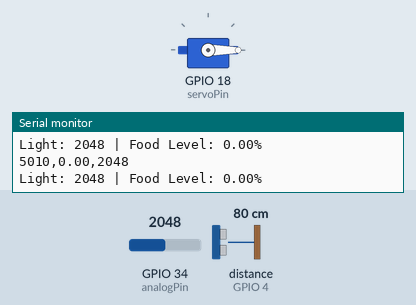
Simulated run of this sketch. Board: ESP32. On the bench: servo, the last lines printed to the serial monitor. Wiring (inferred from the names in the program): ultrasonic range finder: trigger GPIO 5; echo GPIO 4. The inputs (shaded band) are chosen by the test bench; at power-on: GPIO 34 (analogPin) = 2048, distance to the obstacle (sensor on GPIO 4) 80 cm. The echo pulse lasts 58.3 µs per cm.

Above: at 5.8 s.
5.9 s: GPIO 34 (analogPin) set to 1947
At 10.4 s:
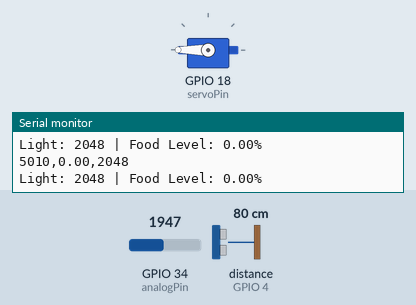
16.7 s: GPIO 34 (analogPin) set to 2040
At 18.4 s:
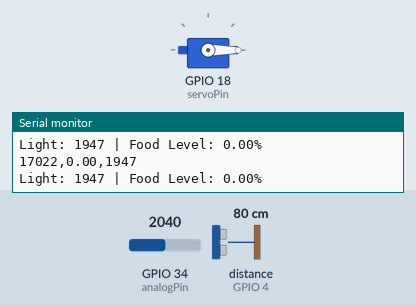
22.7 s: GPIO 34 (analogPin) set to 1960
At 27.6 s:
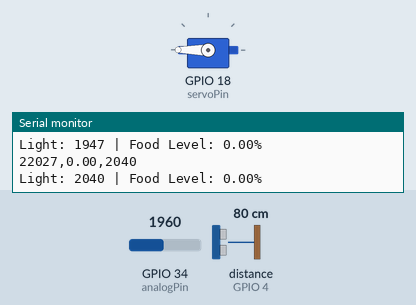
Timing chart, 0 to 39.5 s (numbered marks = the images above; inputs shaded):
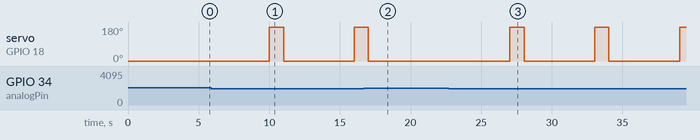

The sketch:

sketch_jun12a.ino
```cpp
#include <ESP32Servo.h>

// Pin definitions
const int analogPin = 34;    // MH sensor analog output
const int servoPin = 18;     // Servo control pin
const int trigPin = 5;       // HC-SR04 Trigger pin
const int echoPin = 4;       // HC-SR04 Echo pin

// Constants
const int LIGHT_THRESHOLD = 2000;  // Threshold for light sensor (0-4095)
const int SERVO_OPEN_ANGLE = 180;  // Angle to dispense food
const int SERVO_CLOSED_ANGLE = 0;  // Angle when closed
const int FOOD_EMPTY_DISTANCE = 30; // Distance in cm when food container is empty
const int FOOD_FULL_DISTANCE = 5;  // Distance in cm when food container is full

Servo myServo;

void setup() {
  Serial.begin(115200);

  // Initialize servo
  myServo.setPeriodHertz(50);
  myServo.attach(servoPin, 500, 2400);
  myServo.write(SERVO_CLOSED_ANGLE);  // Start with servo closed

  // Initialize HC-SR04 pins
  pinMode(trigPin, OUTPUT);
  pinMode(echoPin, INPUT);
}

float getFoodLevel() {
  digitalWrite(trigPin, LOW);
  delayMicroseconds(2);
  digitalWrite(trigPin, HIGH);
  delayMicroseconds(10);
  digitalWrite(trigPin, LOW);

  long duration = pulseIn(echoPin, HIGH, 30000);
  if (duration == 0) return -1;  // Error reading

  float distanceCm = duration * 0.0343 / 2;

  // Convert distance to food level percentage
  float foodLevel = map(distanceCm, FOOD_EMPTY_DISTANCE, FOOD_FULL_DISTANCE, 0, 100);
  return constrain(foodLevel, 0, 100);
}

void sendData(float foodLevel, int lightValue) {
  // Send data in CSV format: timestamp,food_level,light_value
  Serial.print(millis());
  Serial.print(",");
  Serial.print(foodLevel);
  Serial.print(",");
  Serial.println(lightValue);
}

void loop() {
  // Read light sensor
  int lightValue = analogRead(analogPin);

  // Get food level
  float foodLevel = getFoodLevel();

  // If light is high OR food is 0%, rotate servo to dispense food
  if (lightValue < LIGHT_THRESHOLD && foodLevel < 10) {
    myServo.write(SERVO_OPEN_ANGLE);
    delay(1000);  // Keep open for 1 second
    myServo.write(SERVO_CLOSED_ANGLE);
  }

  // Send data through Serial
  sendData(foodLevel, lightValue);

  // Print debug information
  Serial.print("Light: ");
  Serial.print(lightValue);
  Serial.print(" | Food Level: ");
  if (foodLevel == -1) {
    Serial.println("Error reading");
  } else {
    Serial.print(foodLevel);
    Serial.println("%");
  }

  delay(5000);  // Wait 5 seconds between readings
}
```

Measured:
- the behaviour switches between 2000 and 1999 on GPIO 34 (analogPin) (found by bisection; images 0 and 1)
- after the input at 5.9 s, servo on GPIO 18 (servoPin): 0° → 180° after 4.1 s, → 0° 1.0 s later, → 180° 5.0 s later
- after the input at 16.7 s, servo on GPIO 18 (servoPin): goes on until 17.0 s, then stays 0°
- after the input at 22.7 s, servo on GPIO 18 (servoPin): alternates 180° for 1.0 s and 0° for 5.0 s, starting after 4.3 s
